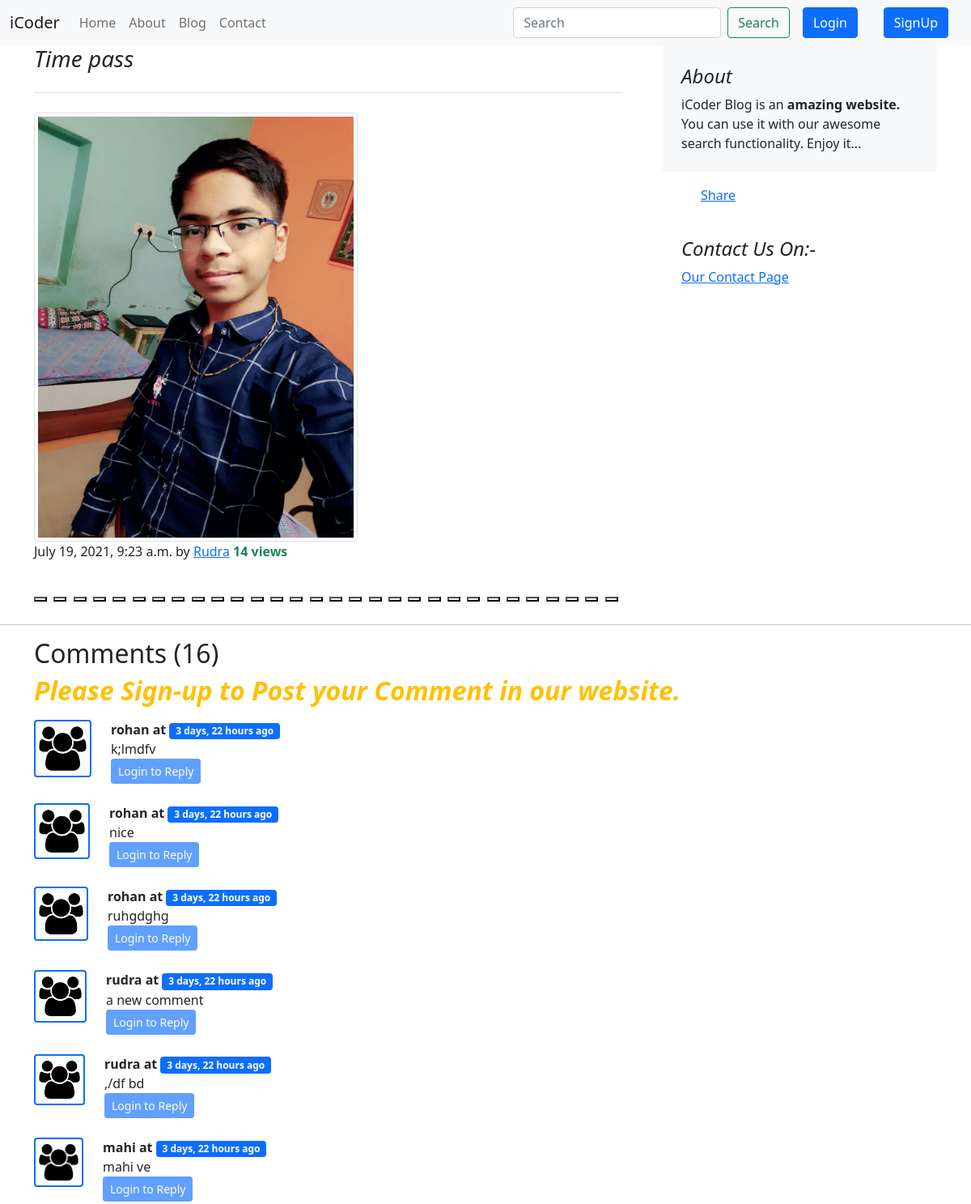
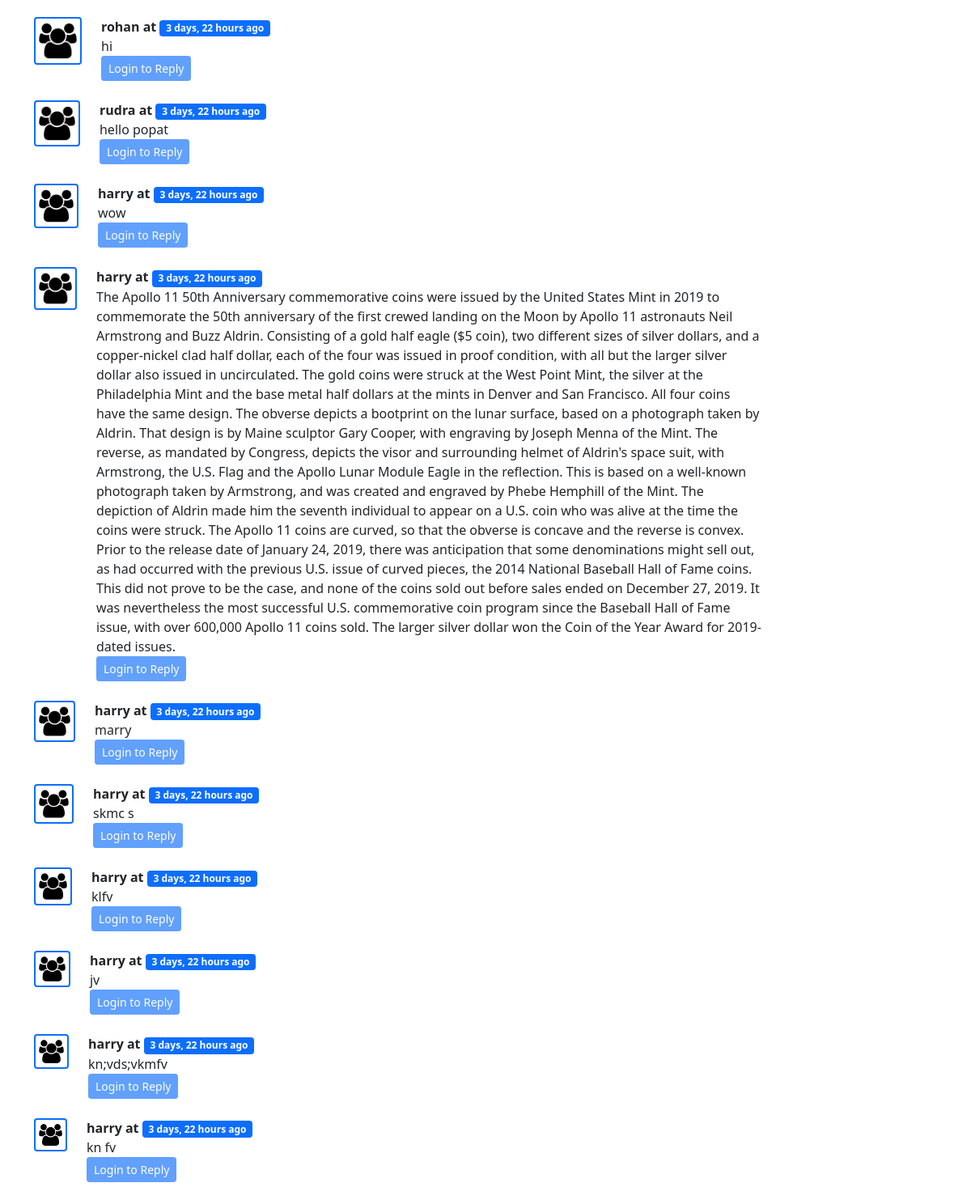
The app's page /blog/contin/10/ with its own data (2 pictures, top to bottom).
### blog/models.py (models this page shows, shortened)
class Post(models.Model):
    sno = models.AutoField(primary_key = True)
    title = models.CharField(max_length=255)
    content = models.TextField()
    author = models.CharField(max_length=25)
    views = models.IntegerField(default=0)
    timestamp = models.DateTimeField()
    image2 = models.ImageField(upload_to='aksh1/')

class BlogComment(models.Model):
    sno = models.AutoField(primary_key = True)
    comment1 = models.TextField()
    user = models.ForeignKey(User, on_delete=models.CASCADE)
    post = models.ForeignKey(Post, on_delete=models.CASCADE)
    parent = models.ForeignKey('self', on_delete=models.CASCADE, null=True)
    timestamp = models.DateTimeField(auto_now_add=True)
    def __str__(self):
        return self.comment1

### blog/views.py (the view)
# urls.py: path('contin/<int:myid1>/', views.blogpost, name='blogpost')
def blogpost(request, myid1):
    myposts = Post.objects.filter(sno=myid1)[0]
    myposts.views += 1
    myposts.save()
    comments1 = BlogComment.objects.filter(post=myposts, parent=None)
    replies = BlogComment.objects.filter(post=myposts).exclude(parent=None)
    repDict = {}
    a = comments1.union(replies)
    a1 = len(a)
    print('comments1', replies)
    for item11 in replies:
        if item11.parent.sno not in repDict.keys():
            repDict[item11.parent.sno] = [item11]
        else:
            repDict[item11.parent.sno].append(item11)
    print('repdict', repDict)
    params = {'myposts' : myposts, 'comments1':comments1, 'user99':request.user, 'repDict':repDict, 'a1':a1}
    return render(request, 'blog/blogpost1.html', params)

### blog/templatetags/extras.py (called while the page is built)
@register.filter(name='get_val')
def get_val(dict, key):
    print('dict', dict, 'key', key)
    print('dict.get(key)',dict.get(key))
    return dict.get(key)

### templates/blog/blogpost1.html (shortened to what this page needs)
{% extends 'base.html' %}
{%block body%}
<div class="container">
    <div class="row g-5">
        <div class="col-md-8">
            <h3 class="pb-4 mb-4 fst-italic border-bottom">
                {{myposts.title}}
            </h3>
            <img class="bd-placeholder-img img-thumbnail " width="400" height="300" src="{{myposts.image2.url}}">
            <article class="blog-post">
                <p class="blog-post-meta">{{myposts.timestamp}} by <a href="#">{{myposts.author}}</a> <span class="text-success w-50"><b>{{myposts.views}} views</b></span></p>
                <h2 class="blog-post-title">{{myposts.content|safe}}</h2>
            </article>
        </div>
        <div class="col-md-4  ">
            <div class="position-sticky " style="top: 2rem">
                <div class="p-4 mb-3 bg-light rounded ">
                    <h4 class="fst-italic">About</h4>
                    <p class="mb-0">iCoder Blog is an <b>amazing website.</b> You can use it with our awesome search
                        functionality. Enjoy it...
                    </p>
                </div>
                <div class="container my-3">
                    <div class="fb-share-button" data-href="http://127.0.0.1:8000/blog/contin/{{myposts.sno}}/"
                        data-layout="button_count" data-size="large"><a target="_blank"
                            href="https://www.facebook.com/sharer/sharer.php?u=http%3A%2F%2F127.0.0.1%3A8000%2Fblog%2Fblogpost&amp;src=sdkpreparse"
                            class="fb-xfbml-parse-ignore">Share</a></div>
                </div>
                <div class="p-4">
                    <h4 class="fst-italic">Contact Us On:-</h4>
                    <ol class="list-unstyled">
                        <li><a href="/contact/">Our Contact Page</a></li>
                    </ol>
                </div>
            </div>
        </div>
    </div>
</div>
<hr class='my-3'>
<div class="container">
    <h2>Comments ({{a1}})</h2>
    <div class="my-2">
        {% if user.is_authenticated %}
        <form action="/blog/postcomment1/" method="POST"> {% csrf_token %}
            <div class="mb-3">
                <label for="comment_1" class="form-label"><b>Post Comment:- </b></label>
                <input type="text" class="form-control" placeholder="Enter comment here" id="comment_1" name="comment"
                    required>
                <input type="hidden" name="parentsno" value=''>
            </div>
            <input type="hidden" name="postSno" value='{{myposts.sno}}'>
            <button type="submit" class="btn btn-success">Submit</button>
        </form>
        {% else %}
        <h2 class='text-warning'><b><i>Please Sign-up to Post your Comment in our website.</i></b> </h2>
        {% endif %}
    </div>
    {% load humanize %}
    {% load extras %}
    {% for item in comments1|slice:'::-1' %}
    <div class="row my-3">
        {% load static %}
        <div class="col-md-1 col-2 ">
            <img class="img-thumbnail w-100 img-fluid rounded text-center m-auto ml-1 border border-primary  border-2"
                src="/static/user1.png/" width="150px" height="150px">
        </div>
        <div class="col-md-11 col-10 ">
            <b>{{item.user}} at <span class="badge bg-primary">{{item.timestamp | naturaltime}}</span></b>
            <div> {{item}} </div>
            <div class="reply">
                {% if user.is_authenticated %}
                <button class="btn btn-primary btn-sm" type="button" data-bs-toggle="collapse"
                    data-bs-target="#reply{{item.sno}}" aria-expanded="false" aria-controls="reply{{item.sno}}">
                    Post a Reply
                </button>
                <div class="collapse" id="reply{{item.sno}}">
                    <div class="card card-body mt-2 border border-primary border-2">
                        <form action="/blog/postcomment1/" method="POST"> {% csrf_token %}
                            <div class="mb-3">
                                <label for="reply_comment" class="form-label"><b>Post Comment:- </b></label>
                                <input type="text" class="form-control" placeholder="Enter comment here"
                                    id="reply_comment" name="comment" required>
                                <input type="hidden" name="parentsno" value='{{item.sno}}'>
                            </div>
                            <input type="hidden" name="postSno" value='{{myposts.sno}}'>
                            <button type="submit" class="btn btn-success">Submit</button>
                        </form>
                    </div>
                </div>
                {% else %}
                <button class="btn btn-primary btn-sm" type="button" data-bs-toggle="collapse"
                    data-bs-target="#reply{{item.sno}}" aria-expanded="false" aria-controls="reply{{item.sno}}"
                    disabled>
                    Login to Reply
                </button>
                {% endif %}
                    {% for x in repDict|get_val:item.sno|slice:"::-1" %}
                        {% load humanize %}
                    {% endfor %}
            </div>
        </div>
        {% endfor %}
    </div>
    {%endblock%}

### records on screen
Post: title "Time pass", image2 (picture), timestamp "July 19, 2021, 9:23 a.m.", author "Rudra", views "14"
BlogComment: user "rohan", timestamp "3 days, 22 hours ago", comment1 "k;lmdfv"
BlogComment: user "rohan", timestamp "3 days, 22 hours ago", comment1 "nice"
BlogComment: user "rohan", timestamp "3 days, 22 hours ago", comment1 "ruhgdghg"
BlogComment: user "rudra", timestamp "3 days, 22 hours ago", comment1 "a new comment"
BlogComment: user "rudra", timestamp "3 days, 22 hours ago", comment1 ",/df bd"
BlogComment: user "mahi", timestamp "3 days, 22 hours ago", comment1 "mahi ve"
BlogComment: user "rohan", timestamp "3 days, 22 hours ago", comment1 "hi"
BlogComment: user "rudra", timestamp "3 days, 22 hours ago", comment1 "hello popat"
BlogComment: user "harry", timestamp "3 days, 22 hours ago", comment1 "wow"
BlogComment: user "harry", timestamp "3 days, 22 hours ago", comment1 "The Apollo 11 50th Anniversary commemorative coins were issued by the United States Mint in 2019 to commemorate the 50th anniversary of the first crewed landing on the Moon by Apollo 11 astronauts Neil Armstrong and Buzz Aldrin. Consisting of a gold half eagle ($5 coin), two different sizes of silver dollars, and a copper-nickel clad half dollar, each of the four was issued in proof condition, with all but the larger silver dollar also issued in uncirculated. The gold coins were struck at the West Point Mint, the silver at the Philadelphia Mint and the base metal half dollars at the mints in Denver and San Francisco. All four coins have the same design. The obverse depicts a bootprint on…"
BlogComment: user "harry", timestamp "3 days, 22 hours ago", comment1 "marry"
BlogComment: user "harry", timestamp "3 days, 22 hours ago", comment1 "skmc s"
BlogComment: user "harry", timestamp "3 days, 22 hours ago", comment1 "klfv"
BlogComment: user "harry", timestamp "3 days, 22 hours ago", comment1 "jv"
BlogComment: user "harry", timestamp "3 days, 22 hours ago", comment1 "kn;vds;vkmfv"
BlogComment: user "harry", timestamp "3 days, 22 hours ago", comment1 "kn fv"

### other values on screen
{{ a1 }} "16"
